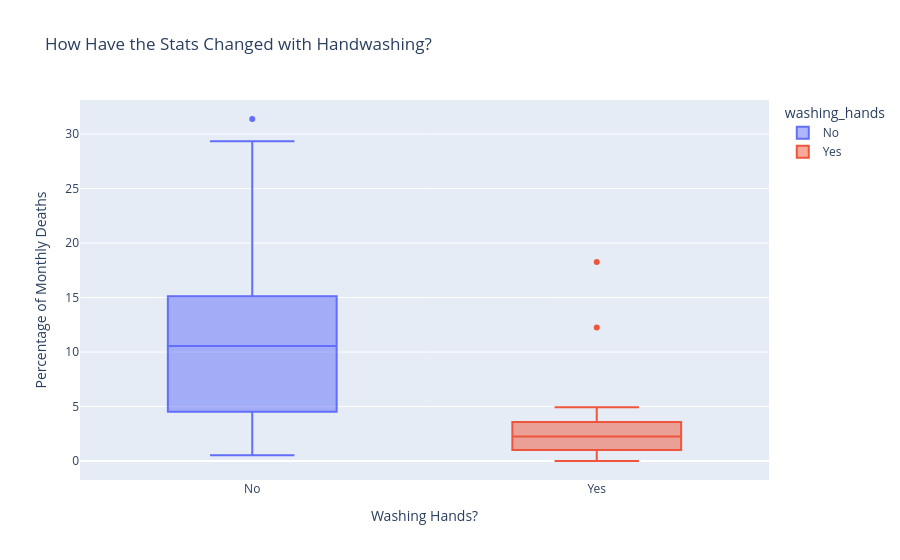

Write notebook code for a chart like this one.
### Code cell
box = px.box(df_monthly_deaths,
             x='washing_hands',
             y='pct_deaths',
             color='washing_hands',
             title='How Have the Stats Changed with Handwashing?')

box.update_layout(xaxis_title='Washing Hands?',
                  yaxis_title='Percentage of Monthly Deaths',)

box.show()

### Figure 1 — Plotly figure (JSON) as saved in the notebook; plotly's stock layout.template omitted (floating-point values rounded to 4 significant figures)
{"data": [{"alignmentgroup": "True", "hovertemplate": "washing_hands=%{x}<br>pct_deaths=%{y}<extra></extra>", "legendgroup": "No", "marker": {"color": "#636efa"}, "name": "No", "notched": false, "offsetgroup": "No", "orientation": "v", "showlegend": true, "x": ["No", "No", "No", "No", "No", "No", "No", "No", "No", "No", "No", "No", "No", "No", "No", "No", "No", "No", "No", "No", "No", "No", "No", "No", "No", "No", "No", "No", "No", "No", "No", "No", "No", "No", "No", "No", "No", "No", "No", "No", "No", "No", "No", "No", "No", "No", "No", "No", "No", "No", "No", "No", "No", "No", "No", "No", "No", "No", "No", "No", "No", "No", "No", "No", "No", "No", "No", "No", "No", "No", "No"], "x0": " ", "xaxis": "x", "y": [14.57, 7.531, 4.332, 1.569, 0.7843, 5.0, 8.421, 1.351, 1.878, 11.02, 22.55, 20.85, 12.22, 10.23, 10.74, 3.226, 6.593, 20.78, 25.46, 18.39, 29.34, 22.97, 31.38, 19.12, 15.97, 12.41, 11.93, 6.098, 4.082, 0.5236, 1.554, 2.262, 17.6, 7.143, 8.051, 15.16, 11.28, 17.03, 17.31, 5.833, 2.679, 4.369, 6.32, 1.224, 3.226, 11.02, 10.55, 7.591, 4.745, 4.452, 4.231, 4.392, 7.143, 6.122, 3.586, 10.55, 14.84, 10.94, 10.49, 13.39, 18.09, 15.43, 18.97, 13.44, 10.15, 13.1, 18.06, 14.39, 14.96, 10.77, 5.369], "y0": " ", "yaxis": "y", "type": "box"}, {"alignmentgroup": "True", "hovertemplate": "washing_hands=%{x}<br>pct_deaths=%{y}<extra></extra>", "legendgroup": "Yes", "marker": {"color": "#EF553B"}, "name": "Yes", "notched": false, "offsetgroup": "Yes", "orientation": "v", "showlegend": true, "x": ["Yes", "Yes", "Yes", "Yes", "Yes", "Yes", "Yes", "Yes", "Yes", "Yes", "Yes", "Yes", "Yes", "Yes", "Yes", "Yes", "Yes", "Yes", "Yes", "Yes", "Yes", "Yes", "Yes", "Yes", "Yes", "Yes", "Yes"], "x0": " ", "xaxis": "x", "y": [3.215, 1.923, 3.607, 18.27, 12.24, 2.239, 1.2, 1.894, 4.58, 3.957, 4.472, 2.93, 3.534, 0.6873, 0.0, 0.6557, 0.9585, 1.136, 0.3717, 0.0, 0.9615, 2.341, 2.903, 1.34, 2.233, 3.085, 4.926], "y0": " ", "yaxis": "y", "type": "box"}], "layout": {"xaxis": {"anchor": "y", "domain": [0.0, 1.0], "title": {"text": "Washing Hands?"}, "categoryorder": "array", "categoryarray": ["No", "Yes"]}, "yaxis": {"anchor": "x", "domain": [0.0, 1.0], "title": {"text": "Percentage of Monthly Deaths"}}, "legend": {"title": {"text": "washing_hands"}, "tracegroupgap": 0}, "title": {"text": "How Have the Stats Changed with Handwashing?"}, "boxmode": "overlay"}}
